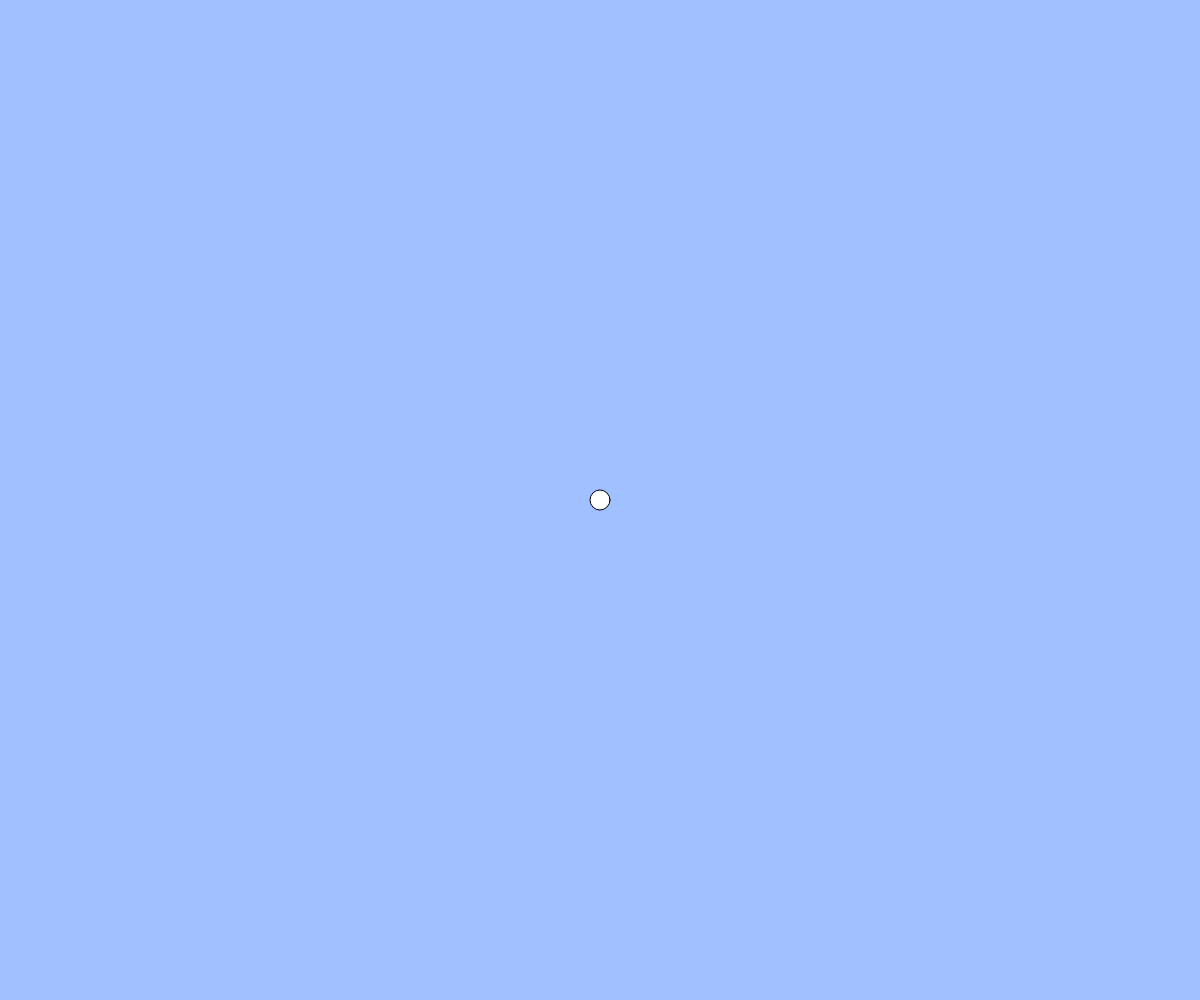
Frame 1 (no input)
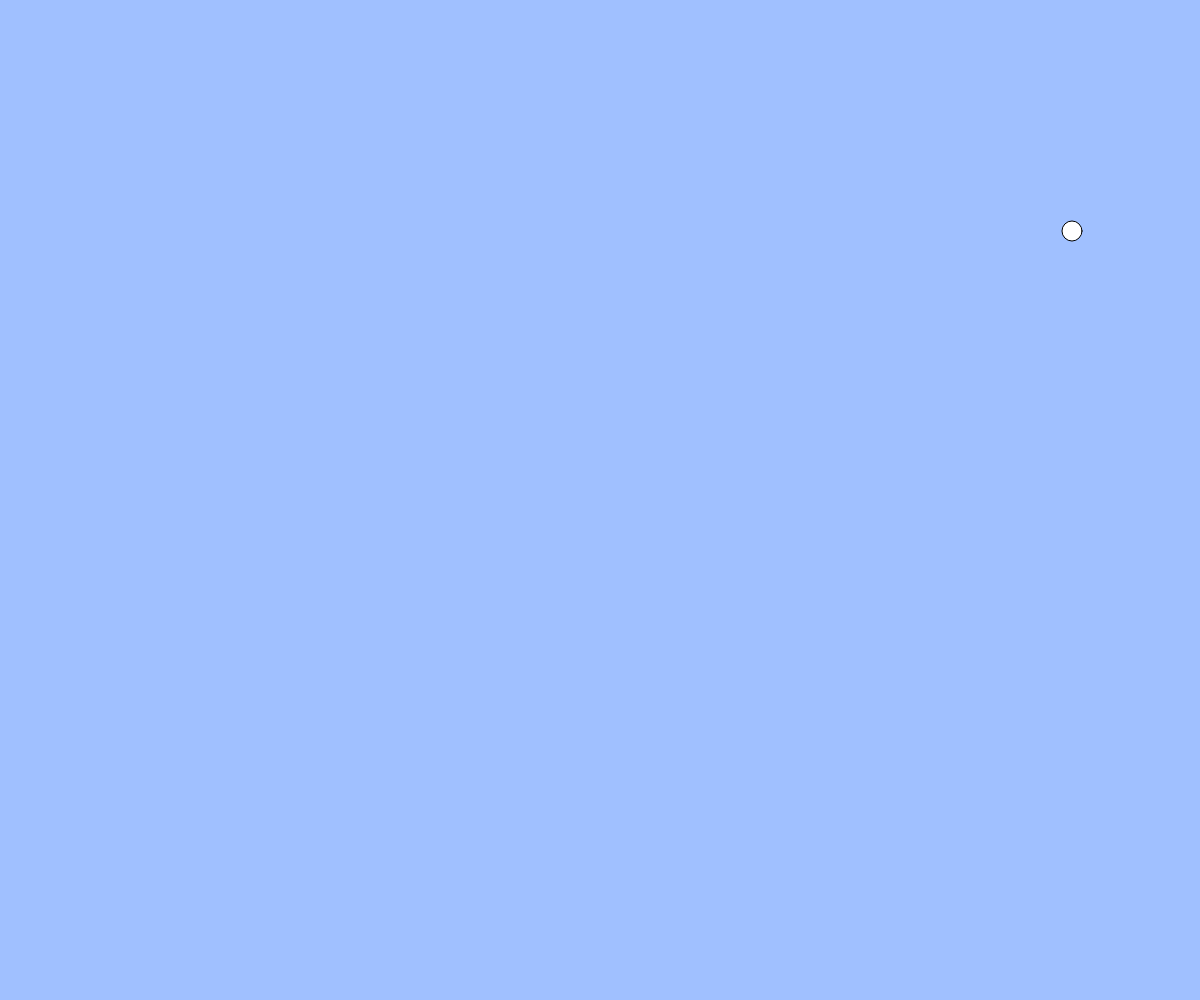
Frame 60 (no input)
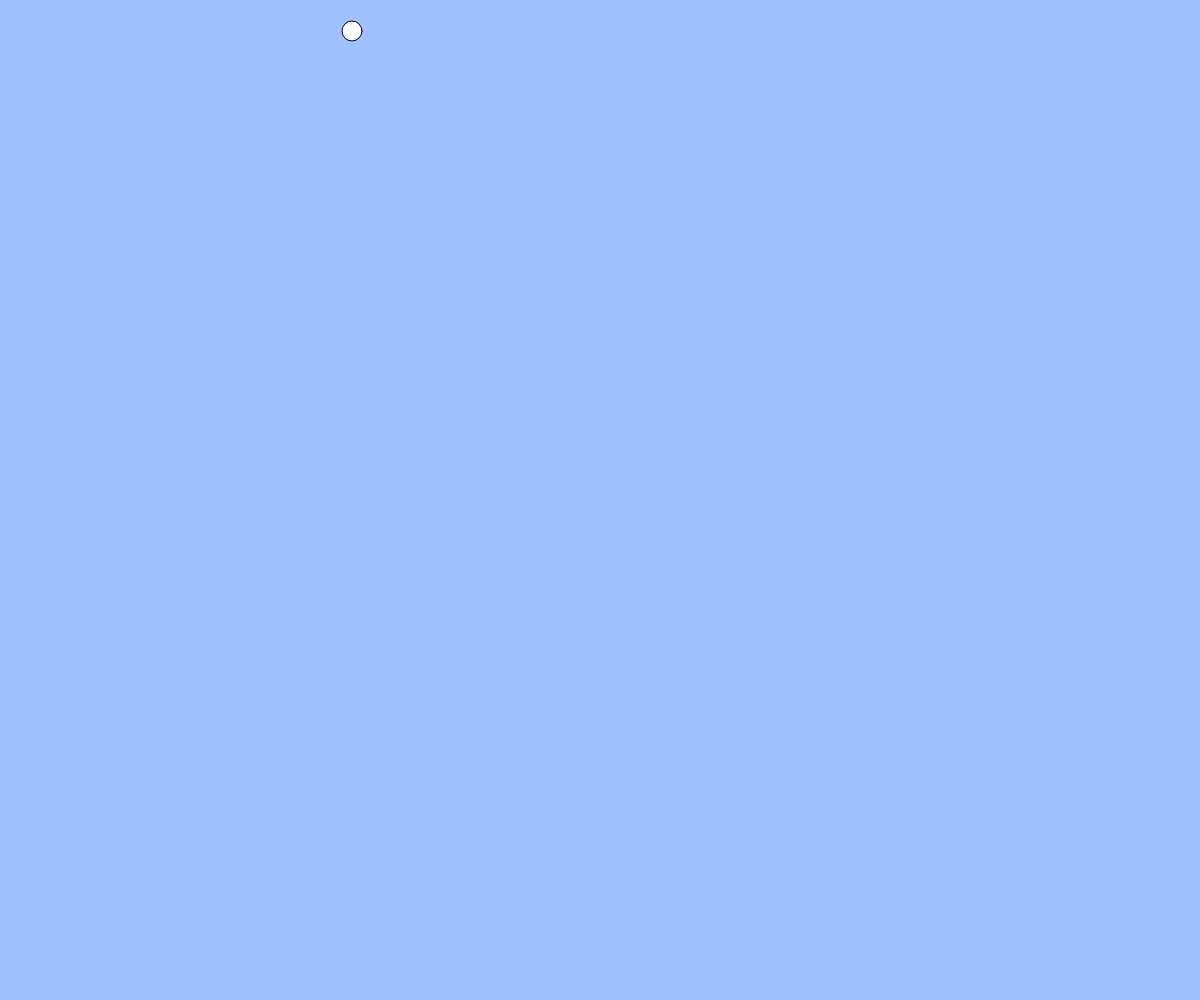
Frame 120 (the mouse pressed at the canvas centre since frame 60)

The p5.js sketch that drew these frames (run headless with seeded random() and noise() and a simulated clock; from frame 60 on, the mouse is pressed at the canvas centre):

// p5.js sketch
// ── sketch.js
// テキスト「アニメーションの基本」
let x, y, vx, vy;
const g = 9; // 重力加速度
const vyMax = 30;

function setup(){
  createCanvas(windowWidth, windowHeight);
  x = width / 2;
  y = height / 2;
  vx = 8;
  vy = 8;
}

function draw(){
  background(160, 192, 255);
  ellipse(x, y, 20, 20);
  x += vx;
  y += vy;

  // 重力（コメント機能でオンオフ切り替えて実行してみましょう）
  vy = constrain(vy + g, -vyMax, vyMax);

  // 端の処理パターン (1) 反対側から出てくる
  //if(x > width){ x = 0; }
  //else if(x < 0){ x = width; }
  //if(y > height){ y = 0; }
  //if(y < 0){ y = height; }
  x = (x + width) % width;
  y = (y + height) % height;
　// 端の処理パターン (2) 跳ね返る
  //if(x < 0 || x > width){ vx = -1 * vx; }
  //if(y > height){ vy = -1 * vy; }
  //x = constrain(x, 0, width);
  //y = constrain(y, 0, height);
}

function windowResized(){
  resizeCanvas(windowWidth, windowHeight);
}
